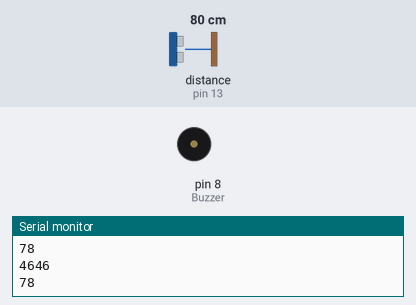
A sketch run on a simulated Arduino Uno, built with avr-gcc and run on an emulated ATmega328P. On the bench: buzzer (waves = sounding), the last lines printed to the serial monitor. Wiring (inferred from the names in the program): ultrasonic range finder: trigger pin 12; echo pin 13. The inputs (shaded band) are chosen by the test bench; at power-on: distance to the obstacle (sensor on pin 13) 80 cm. The echo pulse lasts 58.3 µs per cm.

Above: at 2.7 s.
2.8 s: distance to the obstacle (sensor on pin 13) set to 20 cm
4.5 s: distance to the obstacle (sensor on pin 13) set to 23 cm
At 5.1 s:
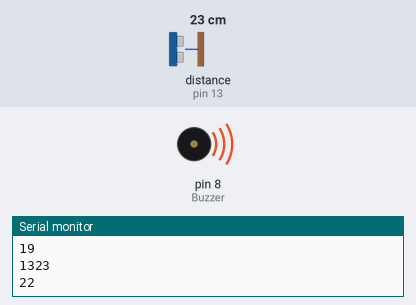
Timing chart, 0 to 8.3 s (numbered marks = the images above; inputs shaded):
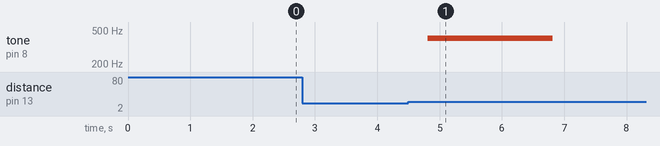

Measured:
- after the input at 4.5 s, tone on pin 8 (Buzzer): silent → 400 Hz after 0.31 s, → silent 2.0 s later

The sketch:

Tap.ino
```cpp
int trigPin = 12;
int echoPin = 13;
int Buzzer = 8;
int duration, distance, dist;
void setup() {
  Serial.begin (9600);
  pinMode(trigPin, OUTPUT);
  pinMode(echoPin, INPUT);
  pinMode(Buzzer, OUTPUT);
}

int checkDistance() {

  digitalWrite(trigPin, HIGH);
  delayMicroseconds(10);
  digitalWrite(trigPin, LOW);
  duration = pulseIn(echoPin, HIGH);
  distance = duration*0.034/2;
  Serial.print(duration);
  Serial.print("\n");
    Serial.print(distance);
  Serial.print("\n");
  return distance;
}


void loop() {

  dist = checkDistance();
  if (distance <= 20)
  {
    for(int i=0; ; ++i) {
      delay(1000);
      dist = checkDistance();
      if(dist > 20 && i<20){
        tone(Buzzer, 400);
        delay(2000);
        noTone(Buzzer);
        break;
      }
      else if (dist > 20)
        break;
    }
  }
  else {
    noTone(Buzzer);
  }
}
```
